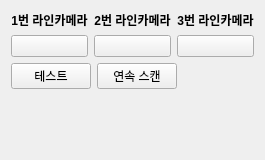
                  <widget class="QWidget" name="page_collection">
                   <layout class="QVBoxLayout" name="verticalLayout_10">
                    <item>
                     <layout class="QGridLayout" name="gridLayout_3">
                      <item row="0" column="2">
                       <widget class="QLabel" name="label_cam3">
                        <property name="text">
                         <string>&lt;html&gt;&lt;head/&gt;&lt;body&gt;&lt;p&gt;&lt;span style=&quot; font-weight:600;&quot;&gt;3번 라인카메라&lt;/span&gt;&lt;/p&gt;&lt;/body&gt;&lt;/html&gt;</string>
                        </property>
                        <property name="alignment">
                         <set>Qt::AlignCenter</set>
                        </property>
                       </widget>
                      </item>
                      <item row="0" column="0">
                       <widget class="QLabel" name="label_cam1">
                        <property name="text">
                         <string>&lt;html&gt;&lt;head/&gt;&lt;body&gt;&lt;p&gt;&lt;span style=&quot; font-weight:600;&quot;&gt;1번 라인카메라&lt;/span&gt;&lt;/p&gt;&lt;/body&gt;&lt;/html&gt;</string>
                        </property>
                        <property name="alignment">
                         <set>Qt::AlignCenter</set>
                        </property>
                       </widget>
                      </item>
                      <item row="1" column="0">
                       <widget class="QPushButton" name="btn_cam1">
                        <property name="text">
                         <string/>
                        </property>
                        <property name="icon">
                         <iconset>
                          <normaloff>icons/Off.png</normaloff>
                          <normalon>icons/On.png</normalon>icons/Off.png</iconset>
                        </property>
                        <property name="iconSize">
                         <size>
                          <width>135</width>
                          <height>45</height>
                         </size>
                        </property>
                       </widget>
                      </item>
                      <item row="1" column="2">
                       <widget class="QPushButton" name="btn_cam3">
                        <property name="text">
                         <string/>
                        </property>
                       </widget>
                      </item>
                      <item row="0" column="1">
                       <widget class="QLabel" name="label_cam2">
                        <property name="text">
                         <string>&lt;html&gt;&lt;head/&gt;&lt;body&gt;&lt;p&gt;&lt;span style=&quot; font-weight:600;&quot;&gt;2번 라인카메라&lt;/span&gt;&lt;/p&gt;&lt;/body&gt;&lt;/html&gt;</string>
                        </property>
                        <property name="alignment">
                         <set>Qt::AlignCenter</set>
                        </property>
                       </widget>
                      </item>
                      <item row="1" column="1">
                       <widget class="QPushButton" name="btn_cam2">
                        <property name="text">
                         <string/>
                        </property>
                       </widget>
                      </item>
                     </layout>
                    </item>
                    <item>
                     <layout class="QHBoxLayout" name="horizontalLayout_13">
                      <item>
                       <widget class="QPushButton" name="btn_test">
                        <property name="text">
                         <string>테스트</string>
                        </property>
                       </widget>
                      </item>
                      <item>
                       <widget class="QPushButton" name="btn_scan">
                        <property name="text">
                         <string>연속 스캔</string>
                        </property>
                       </widget>
                      </item>
                      <item>
                       <spacer name="horizontalSpacer">
                        <property name="orientation">
                         <enum>Qt::Horizontal</enum>
                        </property>
                        <property name="sizeHint" stdset="0">
                         <size>
                          <width>40</width>
                          <height>20</height>
                         </size>
                        </property>
                       </spacer>
                      </item>
                     </layout>
                    </item>
                    <item>
                     <layout class="QGridLayout" name="gridLayout_4">
                      <item row="0" column="0">
                       <widget class="QLabel" name="label_scan_image">
                        <property name="text">
                         <string/>
                        </property>
                       </widget>
                      </item>
                     </layout>
                    </item>
                    <item>
                     <spacer name="verticalSpacer">
                      <property name="orientation">
                       <enum>Qt::Vertical</enum>
                      </property>
                      <property name="sizeHint" stdset="0">
                       <size>
                        <width>20</width>
                        <height>40</height>
                       </size>
                      </property>
                     </spacer>
                    </item>
                   </layout>
                  </widget>
